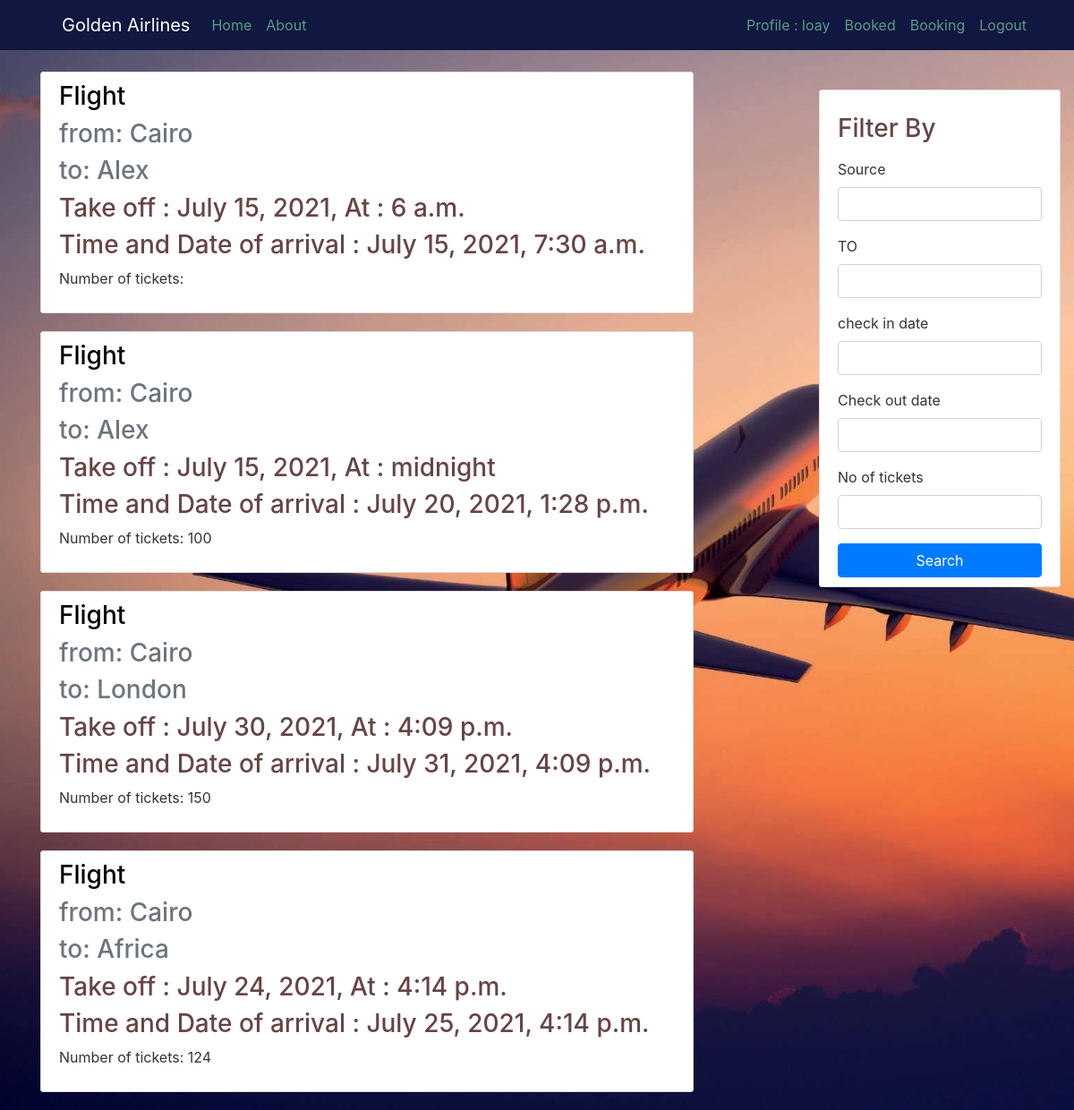
Screenshot of / (signed in) with the database file from the repository.
### blog/models.py (models this page shows, shortened)
class add_flight(models.Model):
    source = models.CharField(max_length=100)
    To = models.CharField(max_length=100)
    check_in_date = models.DateTimeField(default=timezone.now)
    check_out_date = models.DateTimeField(default=timezone.now)
    author = models.CharField(default='Admin', max_length=10)
    no_of_tickets = models.DecimalField(default=100, max_digits=3, decimal_places=0)
    plane = models.ForeignKey(AddAirCraft, null=True, on_delete=models.SET_NULL)

### aircraft/models.py (models this page shows, shortened)
class AddAirCraft(models.Model):
    name = models.CharField(max_length=100,default=int(1))
    type = models.CharField(
        max_length=10,
        choices=AIRCRAFT_TYPES,
        default=int(1),
    )
    number_of_sets = models.DecimalField(default=100, max_digits=3, decimal_places=0)

### blog/views.py (the view)
# urls.py: path('', views.home, name='blog-home'),
def home(request):
    flights = add_flight.objects.all()
    searchFilter = add_flightFilter(request.GET, queryset=flights)
    context = {
        'flights': flights,
        'searchFilter': searchFilter,
    }
    return render(request, 'blogs/home.html', context)

### blog/templates/blogs/home.html
{% extends "blogs/Base.html" %}
{% load crispy_forms_filters %}
{% load bootstrap %}
{% block content %}
<div class="  split right col-md-4">
    <div>
        <div class="content-section">
            <p>
            <h3>Filter By</h3></p>
            <form method="get" class=" list-group">
                {{ searchFilter.form|crispy }}
                <button class="btn btn-primary" type="submit" style="align-items: center">Search</button>
            </form>
        </div>
    </div>
</div>
{% for flight in searchFilter.qs %}
<article class="media content-section">
    <div class="media-body">
        <h3 class="article-title"> Flight</h3>
        <h3 class="text-muted">from: {{ flight.source.capitalize }} </h3>
        <h3 class="text-muted">to: {{ flight.To.capitalize }}</h3>
        <h3 class="article-content"> Take off : {{ flight.check_in_date.date }}, At : {{ flight.check_in_date.time }}</h3>
        <h3 class="article-content"> Time and Date of arrival : {{ flight.check_out_date }}</h3>
        <p class="article-content">Number of tickets: {{ flight.plane.number_of_sets }}</p>
    </div>
</article>
{% endfor %}
{% endblock content %}

### blog/templates/blogs/Base.html (shortened to what this page needs)
{% load static %}
{% load crispy_forms_tags %}
<!DOCTYPE html>
<html>
<head>
    <link rel="stylesheet" href="https://maxcdn.bootstrapcdn.com/bootstrap/4.0.0/css/bootstrap.min.css"
>
    <link rel="stylesheet" type="text/css" href="{% static 'blog/main.css' %}">
</head>
<body>
<header class="site-header">
    <nav class="navbar navbar-expand-md navbar-dark bg-steel fixed-top">
        <div class="container">
            <a class="navbar-brand mr-4" href="{% url 'blog-home' %}"> <a class="navbar-brand" href="/">Golden
                Airlines</a>
                <div class="collapse navbar-collapse" id="navbarToggle">
                    <div class="navbar-nav mr-auto">
                        <a class="nav-item nav-link" href="{% url 'blog-home' %}">Home</a>
                        <a class="nav-item nav-link" href="{% url 'blog-about' %}">About</a>
                    </div>
                    <div class="navbar-nav">
                        {% if user.is_authenticated %}
                        <a class="nav-item nav-link" href="{% url 'profile' %}">Profile : {{user.username}}</a>
                        <a class="nav-item nav-link" href="{% url 'bolg-booked' %}">Booked</a>
                        <a class="nav-item nav-link" href="{% url 'chooseClass' %}">Booking</a>
                        <a class="nav-item nav-link" href="{% url 'logout' %}">Logout</a>
                        {% else %}
                        <a class="nav-item nav-link" href="{% url 'login' %}">Login</a>
                        <a class="nav-item nav-link" href="{% url 'register' %}">Register</a>
                        {% endif %}
                    </div>
                </div>
        </div>
    </nav>
</header>
<main role="main" class="container">
    <div class="row">
        <div class="col-md-8">
            {% block content %}{% endblock %}
        </div>
    </div>
</main>
</body>
</html>

### blog/static/blog/main.css (style rules this page uses)
body { color: #333333; margin-top: 5rem; background-repeat: no-repeat; background-image: url("wp3698898.jpg"); background-size: cover; min-height: 100%; min-width: 100%; background-color: #101740; }
h3 { color: #684444; }
.bg-steel { background-color: #101740; }
.site-header .navbar-nav .nav-link { color: #599e84; }
.content-section { background: #ffffff; padding: 10px 20px; border: 1px solid #dddddd; border-radius: 3px; margin-bottom: 20px; }
.article-title { color: #000000; }
.article-content { white-space: pre-line; }
.split { width: 25%; position: fixed; z-index: 1; top: 0; overflow-x: hidden; padding-top: 100px; }
.right { right: 0; }

### rows the page displays
add_flight: source "Cairo", To "Alex", check_in_date "July 15, 2021", check_in_date.time "6 a.m.", check_out_date "July 15, 2021, 7:30 a.m."
add_flight: source "Cairo", To "Alex", check_in_date "July 15, 2021", check_in_date.time "midnight", check_out_date "July 20, 2021, 1:28 p.m.", plane.number_of_sets "100"
add_flight: source "Cairo", To "London", check_in_date "July 30, 2021", check_in_date.time "4:09 p.m.", check_out_date "July 31, 2021, 4:09 p.m.", plane.number_of_sets "150"
add_flight: source "Cairo", To "Africa", check_in_date "July 24, 2021", check_in_date.time "4:14 p.m.", check_out_date "July 25, 2021, 4:14 p.m.", plane.number_of_sets "124"

### other values shown
{{ user.username }} "loay"
